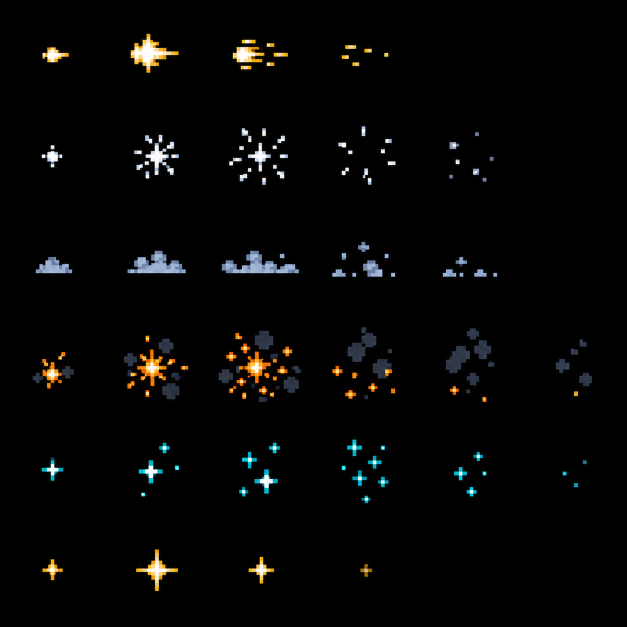
#> input picture concept-art/env-sunnyvale/sunnyvale-effects-v1.webp, 1254 x 1254 px (shown at 1/2 size)
$ python import_pixel_effects.py ../../../concept-art/env-sunnyvale/sunnyvale-effects-v1.webp
#> lines starting #> are read from the running program, lines starting #| are printed output that depends on the picture; after the words box and inside, x2 and y2 are one past the last pixel; in counts of white or black regions, pixels touching at a corner belong together
### game/tools/art/import_pixel_sheet.py
#!/usr/bin/env python3
"""Import a generated pixel-art asset sheet (C39) as separate pieces.

The sheet holds separate objects on a transparent background, laid out in
the prompt's reading order (art-design/environment/sunnyvale-play-plane.md).
This tool finds each object by its transparent gaps, names it by its place
in the layout grid, reduces it to the same pixel grid as the background
layers (import_pixel_layer.py: about two art pixels per generated pixel,
drawn at 1.5 world px per art pixel), aligning each piece to its own grid
because generated grids drift across a sheet, limits the whole sheet to one
shared palette, and writes assets/environment/sunnyvale/<sheet>/<piece>.png.

A sheet with a `pixel` size instead of a `block` is one whose generated
pixels came out half the requested size (the objects are the right size but
drawn with twice the pixels), and whose pixels alternate between two widths
(4 and 5 image px). Each piece then finds its own grid lines on the strongest
colour edges and keeps one art pixel per generated pixel, so the object
keeps its size and its pixels stay even (C42). A sheet drawn at the background's
pixel size (the buildings sheet, about 5.7 px) sets `upscale` 2, so each
generated pixel becomes 2 x 2 art pixels and draws as big as the campus's.
Run from the project root:
  python3 tools/art/import_pixel_sheet.py terrain
  python3 tools/art/import_pixel_sheet.py props
  python3 tools/art/import_pixel_sheet.py buildings
  python3 tools/art/import_pixel_sheet.py objects2
  python3 tools/art/import_pixel_sheet.py paving
  python3 tools/art/import_pixel_sheet.py details
  python3 tools/art/import_pixel_sheet.py foreground
  python3 tools/art/import_pixel_sheet.py story
"""
import os
import sys
from collections import deque

import numpy as np
from PIL import Image

sys.path.insert(0, os.path.dirname(os.path.abspath(__file__)))
from import_pixel_layer import REPO, OUT_DIR, reduce_blocks, make_seamless  # noqa: E402

# One entry per sheet: the source, its block (generated pixel size / 2) or
# its `pixel` (the generated pixel size, for a detected grid at one art pixel
# per generated pixel), the colours to keep, and the pieces' names by layout
# cell (rows x cols, in reading order). A piece lands in the cell its centre
# falls in. A cell may name several pieces (a list), taken top to bottom.
SHEETS = {
    "terrain": {
        "sheet": "concept-art/env-sunnyvale/sunnyvale-terrain-v1.webp", "block": 2, "colors": 96,
        "grid": (3, 3),
        "names": ["walkway", "retaining_wall", "planter_ledge",
                  "green_roof", "support_column", "stone_planter",
                  "ac_unit", "pillar", "porch_steps"],
    },
    "props": {
        "sheet": "concept-art/env-sunnyvale/sunnyvale-props-v1.webp", "pixel": 4.8, "colors": 64,
        "grid": (2, 5),
        "names": ["lamp_post", "bollard", "planter", "hedge", "glow_plant",
                  "railing", "guide_rail", "intercom", "bench", "beacon"],
    },
    "buildings": {
        "sheet": "concept-art/env-sunnyvale/sunnyvale-buildings-v1.webp", "pixel": 5.7, "upscale": 2, "colors": 64,
        "grid": (3, 3),
        "names": ["booth", "gate", "landmark",
                  "pool", "depot_door", "annex_door",
                  "projector", "terminal", ["sign_s", "sign_m", "sign_l"]],
    },
    # Pixels about 5.3 px (the campus's size), so 2 x 2 art pixels each. The
    # sheet's rows are uneven, so its four columns are the cells, each listing
    # the pieces below one another (states side by side: station, core, hatch,
    # gate; the levers share column 2).
    "objects": {
        "sheet": "concept-art/env-sunnyvale/sunnyvale-objects-v1.webp", "pixel": 5.3, "upscale": 2, "colors": 64,
        "grid": (1, 4),
        "names": [["recovery_station_off", "core_calm", "gate_locked"],
                  ["recovery_station_on", "core_alarm", "gate_open", "lever_up", "lever_down"],
                  ["workbench", "hatch_closed", "gate_shut"],
                  ["weapon_pad", "hatch_open"]],
    },
    # The walkway, platform and pit cover plus the pickups and the practice
    # target. Pixels about 7 px (coarser than the campus's), so 2 x 2 art
    # pixels each: the walkway is as thick as its collision (20 px) and a chip
    # is as big as the code-drawn one. The sheet's rows are uneven, so its six
    # columns are the cells, each listing the pieces below one another.
    "objects2": {
        "sheet": "concept-art/env-sunnyvale/sunnyvale-objects2-v1.webp", "pixel": 7.0, "upscale": 2, "colors": 48,
        "grid": (1, 6),
        "names": ["chip",
                  ["service_walkway", "chip_cluster"],
                  "keycard",
                  ["moving_platform", "med_patch", "practice_target"],
                  ["pit_cover", "evidence_folder"],
                  "chip_cache"],
    },
    # Two long seamless strips (the wet paving and the retaining wall under it),
    # generated 4 px per pixel (a 320-pixel ask came out 343 wide). Kept at one
    # art pixel per generated pixel, so the paving is as thick as the old
    # walkway (20 art rows = 30 world px). Two pieces in a 2 x 1 grid, top to
    # bottom.
    "paving": {
        "sheet": "concept-art/env-sunnyvale/sunnyvale-paving-v1.webp", "pixel": 4.0, "colors": 64,
        "grid": (2, 1),
        "names": ["paving", "wall"],
        # Each strip's first and last column are the generator's own outline
        # (see make_strip). The paving keeps its slab joint at the repeat; the
        # wall's bricks run on across it, its last 6 columns cross-faded in.
        "strips": {"paving": {"joint": True}, "wall": {"blend": 6}},
    },
    # Small ground details (decals, Sheet 8): three puddles, two cracks, a drain
    # grate, fallen leaves, a cable, a floor vent, a hose and a box. Pixels about
    # 5.5 px (the campus's size), kept at one art pixel per generated pixel (no
    # `upscale`): a puddle is then about 73 world px wide and the box 37 tall.
    # The rows are uneven, so its eight columns are the cells, each listing the
    # pieces below one another. `join` grows the opaque mask this many px for
    # finding pieces, so the leaves (loose, 10 px apart) and each crack's stray
    # specks stay one piece; the box then trims back to the real pixels.
    # The story props (Sheet 14, 2026-10-11): generated on a noisy magenta
    # ground with no style reference, so its pixels are softer and finer
    # (about 3 px) than the campus's. `key` clears every pixel whose red and
    # blue both beat its green by more than that much (the magenta, and the
    # violet halo around the desk lamp, which the game draws itself). Each
    # piece's `pixel` is the generated px per art px that lands it at the old
    # code drawing's size at 1.5 world px per art px (the folder is the
    # objects2 folder's 26 x 34).
    "story": {
        "sheet": "concept-art/env-sunnyvale/sunnyvale-story-v1.webp", "key": 40, "colors": 48,
        "pixel": {"breakfast": 6.5, "portrait_desk": 6.9, "evidence_folder_v2": 7.2},
        "grid": (1, 3),
        "names": ["breakfast", "portrait_desk", "evidence_folder_v2"],
    },
    "details": {
        "sheet": "concept-art/env-sunnyvale/sunnyvale-details-v1.webp", "pixel": 5.5, "colors": 48,
        "join": 14,
        "grid": (1, 8),
        "names": ["puddle_a",
                  "leaves",
                  ["puddle_b", "hose"],
                  ["puddle_c", "cable"],
                  [],
                  ["crack_a", "box"],
                  ["crack_b", "vent"],
                  "grate"],
    },
    # The foreground sheet (Sheet 7, v2): near-black silhouettes (hedges with
    # their grass tufts, railings, bollards, benches and loose grass) laid in
    # 3 rows with irregular spacing, so the pieces are named in reading order
    # (`rows` bands top to bottom, left to right inside a band) instead of by a
    # grid cell. Generated pixels about 5 px, kept at one art pixel per
    # generated pixel; `join` keeps each hedge with its grass tuft (they touch
    # or nearly touch) while a bench next to a hedge stays two pieces.
    "foreground": {
        "sheet": "concept-art/env-sunnyvale/sunnyvale-foreground-v2.webp", "pixel": 5.0, "colors": 8,
        "join": 4, "rows": 3, "rim": (34, 52, 78),
        "names": ["hedge_a", "railing", "hedge_b", "bollard_a",
                  "grass_a", "bench_a", "hedge_c", "railing_short", "grass_b", "grass_c",
                  "hedge_long", "bollard_b", "hedge_d", "bench_b"],
    },
}


# [63 lines left out: functions join_mask, trim_boxes, find_pieces, best_offset, not called in this run]


def grid_lines(energy, pixel, slack=1.5, bend=0.15):
    """Cell borders along one axis (0 = before the first image pixel,
    len(energy) + 1 = after the last), spaced near `pixel` and chosen by
    dynamic programming to sit on the strongest colour edges. `energy[i]` is
    the edge between image pixels i and i + 1."""
    n = len(energy) + 1
    e = np.concatenate([[0.0], energy, [0.0]])
    e = e / (e.max() + 1e-6)
    lo, hi = max(2, int(np.floor(pixel - slack))), int(np.ceil(pixel + slack))
    best = np.full(n + 1, -np.inf)
    prev = np.zeros(n + 1, int)
    best[0] = 0.0
    for i in range(1, n + 1):
        if i < lo:
            best[i] = e[i]   # a short first cell in the margin
            continue
        for g in range(lo, min(hi, i) + 1):
            v = best[i - g] + e[i] - bend * (g - pixel) ** 2
            if v > best[i]:
                best[i] = v
                prev[i] = i - g
    out = [max(range(max(n - hi, 1), n + 1), key=lambda i: best[i])]
    while out[-1] > 0:
        out.append(prev[out[-1]])
    return out[::-1]


def reduce_grid(rgba, xs, ys):
    """One art pixel per grid cell, coloured like reduce_blocks(): the
    cell's median, or the average of its clearly brighter pixels (a lamp
    lens); transparent unless most of the cell is opaque."""
    out = np.zeros((len(ys) - 1, len(xs) - 1, 4), np.uint8)
    w = np.array([0.3, 0.59, 0.11], np.float32)
    for r in range(len(ys) - 1):
        for c in range(len(xs) - 1):
            cell = rgba[ys[r]:ys[r + 1], xs[c]:xs[c + 1]].reshape(-1, 4).astype(np.float32)
            seen = cell[:, 3] >= 128
            if seen.sum() * 2 < len(cell):
                continue
            rgb = cell[seen, :3]
            med = np.median(rgb, 0)
            bright = rgb @ w > med @ w + 40.0
            out[r, c, :3] = np.round(rgb[bright].mean(0) if bright.sum() >= 2 else med)
            out[r, c, 3] = 255
    return out


# [109 lines left out: functions reduce_detected, make_strip, main, not called in this run]


# [2 lines that do not run on import are left out]

### game/tools/art/import_pixel_effects.py
#!/usr/bin/env python3
"""Import the generated pixel-art effect frames (Sheet 9) as animation strips.

The sheet (concept-art/env-sunnyvale/sunnyvale-effects-v1.webp, 1254 x 1254,
RGB on plain black) is a strict 6 x 6 grid of equal cells. Each row is one
effect, read left to right, with the unused cells left black:

  1. muzzle_flash        4 frames, ivory and orange, pointing right
  2. bullet_impact       5 frames, ivory-white sparks
  3. landing_dust        5 frames, pale blue-grey, flat bottom
  4. machine_break       6 frames, orange sparks and dark smoke
  5. checkpoint_sparkle  6 frames, teal stars
  6. chip_glint          4 frames, gold four-point star

The generator draws its pixels about 6.5 px wide and lets each frame's grid
drift a little, and the black is not pure (WebP noise, and dark smoke and dim
dust only slightly brighter than it). For each frame this tool:

  1. keys the black out by colour: a pixel is clear when its brightest
     channel is at most KEY, and keeps its own colour otherwise (no
     luminance alpha, so a dark smoke puff stays dark and opaque instead of
     turning into a see-through grey);
  2. measures the generated pixel size by comb/FFT of the colour edges
     (printed per frame, pooled over the sheet), then reduces the frame to
     one art pixel per generated pixel with the grid detector of
     import_pixel_sheet.py (`grid_lines`, `reduce_grid`), so a frame keeps its
     own drifting grid;
  3. anchors every frame of an effect on one point (the muzzle's left edge, the
     floor under the dust, the centre of a burst) and pads them to a common
     frame size;
  4. limits every effect to one shared palette and writes
     assets/effects/pixel/<effect>.png (a horizontal strip, hard 1-bit alpha)
     plus assets/effects/pixel/effects.json (frame counts, sizes, anchors).

The game draws a strip with nearest filtering at ART world px per art pixel
(scripts/effects/pixel_fx.gd). Run from the project root:
  python3 tools/art/import_pixel_effects.py
  python3 tools/art/import_pixel_effects.py --measure   (only print the pixel size)
"""
import json
import os
import sys

import numpy as np
from PIL import Image

sys.path.insert(0, os.path.dirname(os.path.abspath(__file__)))
from import_pixel_layer import REPO, PROJECT  # noqa: E402
from import_pixel_sheet import grid_lines, reduce_grid  # noqa: E402

SHEET = "concept-art/env-sunnyvale/sunnyvale-effects-v1.webp"
OUT_DIR = os.path.join(PROJECT, "assets", "effects", "pixel")
GRID = 6
# A pixel is black (clear) when its brightest channel is at most this. The
# sheet's background is 0 or 1 with a rare 2 to 12 around bright edges, and the
# dimmest thing worth keeping is the dark smoke at about 45 / 54 / 70.
KEY = 14
COLORS = 48

# Row order is the effect order. `anchor` says what every frame of the effect is
# pinned on (see anchor_of): `centre` the bounding box's centre, `left` the
# bounding box's left edge at its centre height (the muzzle: the flash grows
# forward from it), `floor` the floor line under the bounding box's centre
# (dust).
EFFECTS = [
    {"name": "muzzle_flash", "anchor": "left"},
    {"name": "bullet_impact", "anchor": "centre"},
    {"name": "landing_dust", "anchor": "floor"},
    {"name": "machine_break", "anchor": "centre"},
    {"name": "checkpoint_sparkle", "anchor": "centre"},
    {"name": "chip_glint", "anchor": "centre"},
]


def edge_energy(crop):
    """Colour-edge energy per column and per row of an RGB crop."""
    rgb = crop.astype(np.float32)
    dx = np.abs(np.diff(rgb, axis=1)).sum(-1).sum(0)
    dy = np.abs(np.diff(rgb, axis=0)).sum(-1).sum(1)
    return dx, dy


def spectrum(energy, periods):
    """Magnitude of the energy signal at each candidate period (the FFT's
    fundamental of a comb of edges every `period` px)."""
    n = len(energy)
    e = energy - energy.mean()
    t = np.arange(n)
    out = []
    for p in periods:
        ph = np.exp(-2j * np.pi * t / p)
        out.append(abs((e * ph).sum()))
    return np.array(out)


def measure_pixel(frames):
    """The generated pixel size: the period whose comb the frames' colour edges
    follow best. Each frame (and each axis) is measured on its own, since
    their grids drift apart; the spectra are normalised and summed. Returns
    (pooled period, [(name, period) per frame])."""
    periods = np.arange(4.0, 9.0001, 0.02)
    pooled = np.zeros(len(periods))
    per_frame = []
    for name, crop in frames:
        dx, dy = edge_energy(crop)
        s = np.zeros(len(periods))
        for e in (dx, dy):
            sp = spectrum(e, periods)
            sp = sp / (sp.max() + 1e-6)
            s += sp
        per_frame.append((name, float(periods[int(np.argmax(s))])))
        pooled += s
    return float(periods[int(np.argmax(pooled))]), per_frame


def cells(rgb):
    """(row, col) -> the cell's RGB, for every cell that is not black."""
    h, w = rgb.shape[:2]
    out = {}
    for r in range(GRID):
        for c in range(GRID):
            cell = rgb[r * h // GRID:(r + 1) * h // GRID, c * w // GRID:(c + 1) * w // GRID]
            if (cell.max(-1) > KEY).sum() >= 12:
                out[(r, c)] = cell
    return out


def keyed(cell):
    """The cell as RGBA: black keyed out by colour, every other pixel kept."""
    rgba = np.zeros(cell.shape[:2] + (4,), np.uint8)
    rgba[..., :3] = cell
    rgba[..., 3] = np.where(cell.max(-1) > KEY, 255, 0)
    rgba[rgba[..., 3] == 0, :3] = 0
    return rgba


def reduce_frame(cell, pixel):
    """One art pixel per generated pixel, trimmed to the opaque bounds."""
    rgba = keyed(cell)
    rgb = rgba[..., :3].astype(np.float32)
    solid = (rgba[..., 3] > 128).astype(np.float32)
    dx = (np.abs(np.diff(rgb, axis=1)).sum(-1) + 255.0 * np.abs(np.diff(solid, axis=1))).sum(0)
    dy = (np.abs(np.diff(rgb, axis=0)).sum(-1) + 255.0 * np.abs(np.diff(solid, axis=0))).sum(1)
    art = reduce_grid(rgba, grid_lines(dx, pixel), grid_lines(dy, pixel))
    ys, xs = np.nonzero(art[..., 3])
    return art[ys.min():ys.max() + 1, xs.min():xs.max() + 1]


def main_bottom(frame):
    """The floor line of a dust frame: the bottom of its main mass (a row
    counts when it holds at least a third of the widest row's pixels), so a few
    crumbs that fall below it do not move the line."""
    count = (frame[..., 3] > 0).sum(1)
    return int(np.nonzero(count * 3 >= count.max())[0].max()) + 1


def anchor_of(kind, frame):
    """The point of the frame (x, y in art px from its top left) that every
    frame of the effect is pinned on."""
    h, w = frame.shape[:2]
    if kind == "left":
        return 0, h // 2
    if kind == "floor":
        return w // 2, main_bottom(frame)
    return w // 2, h // 2


def build_strip(frames, kind):
    """Pads the frames to one size around their common anchor. Returns the
    strip (h, n * w, 4), the frame size and the anchor in the frame."""
    anchors = [anchor_of(kind, f) for f in frames]
    left = max(a[0] for a in anchors)
    up = max(a[1] for a in anchors)
    right = max(f.shape[1] - a[0] for f, a in zip(frames, anchors))
    down = max(f.shape[0] - a[1] for f, a in zip(frames, anchors))
    fw, fh = left + right, up + down
    strip = np.zeros((fh, fw * len(frames), 4), np.uint8)
    for i, (f, a) in enumerate(zip(frames, anchors)):
        ox, oy = i * fw + left - a[0], up - a[1]
        strip[oy:oy + f.shape[0], ox:ox + f.shape[1]] = f
    return strip, (fw, fh), (left, up)


def main():
    measure_only = "--measure" in sys.argv
    src = np.asarray(Image.open(os.path.join(REPO, SHEET)).convert("RGB"))
#> src is the input picture: shape (1254, 1254, 3); mean R, G, B 5.7, 5.6, 4.9
    grid = cells(src)
#> after the loop in cells, `for r in range(GRID):`: out = 30 items
#> grid = 30 items
    frames_in = []
    for r, fx in enumerate(EFFECTS):
        cols = [c for c in range(GRID) if (r, c) in grid]
        assert cols == list(range(len(cols))), "%s: frames must be contiguous from the left" % fx["name"]
        fx["cols"] = cols
        for c in cols:
            frames_in.append(("%s %d" % (fx["name"], c + 1), grid[(r, c)]))
#> this loop made 6 passes
#> cols on passes 1 to 6: [0, 1, 2, 3], [0, 1, 2, 3, 4], [0, 1, 2, 3, 4], [0, 1, 2, 3, 4, 5], [0, 1, 2, 3, 4, 5], [0, 1, 2, 3]
#> after the loop, frames_in = 30 items
    pooled, per_frame = measure_pixel(frames_in)
#> the loop in measure_pixel, `for name, crop in frames:` made 30 passes
#> name on passes 1 to 8: 'muzzle_flash 1', 'muzzle_flash 2', 'muzzle_flash 3', 'muzzle_flash 4', 'bullet_impact 1', 'bullet_impact 2', 'bullet_impact 3', 'bullet_impact 4'
#> pass 1, in edge_energy, `rgb = crop.astype(np.float32)`:
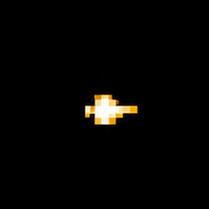
#> rgb: shape (209, 209, 3) float32; mean of channels 0, 1, 2 5.4, 4.6, 3.1; drawn as R, G, B
#> pass 2, in edge_energy (call 2), `rgb = crop.astype(np.float32)`:
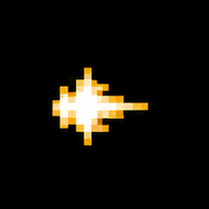
#> rgb: shape (209, 209, 3) float32; mean of channels 0, 1, 2 17.6, 15.2, 10; drawn as R, G, B
#> pass 3, in edge_energy (call 3), `rgb = crop.astype(np.float32)`:
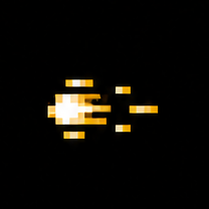
#> rgb: shape (209, 209, 3) float32; mean of channels 0, 1, 2 12.9, 10.8, 6.2; drawn as R, G, B
#> after the loop in measure_pixel, `for name, crop in frames:`: per_frame = 30 items, first 6: ('muzzle_flash 1', 6.02), ('muzzle_flash 2', 7.88), ('muzzle_flash 3', 7.44), ('muzzle_flash 4', 6.6), ('bullet_impact 1', 6.4), ('bullet_impact 2', 6.78); pooled = 251 values, max 41.75 at index 131, min 11.22 at index 28, mean 27.57
#> pooled = 6.62
    print("generated pixel size, pooled over %d frames: %.2f px" % (len(frames_in), pooled))
#| generated pixel size, pooled over 30 frames: 6.62 px
    print("per frame: " + ", ".join("%s %.2f" % (n.split()[0][:4] + n.split()[1], p) for n, p in per_frame))
#> (printed output is left out)
    if measure_only:
        return
    pixel = round(pooled, 1)
#> pixel = 6.6
    reduced = {}
    for r, fx in enumerate(EFFECTS):
        reduced[fx["name"]] = [reduce_frame(grid[(r, c)], pixel) for c in fx["cols"]]
#> this loop made 6 passes
#> pass 1, in reduce_frame, `rgba = keyed(cell)`:
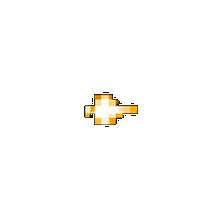
#> rgba: shape (209, 209, 4); mean of channels 0, 1, 2, 3 5.2, 4.5, 3, 6.3; transparent parts drawn white
#> pass 1, in reduce_frame, `solid = (rgba[..., 3] > 128).astype(np.float32)`:
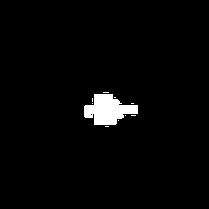
#> solid: shape (209, 209) float32; values 0 (black) and 1 (white), 2.5% white; 10 white regions (9 under 20 px), largest, box (x1, y1, x2, y2) and area: (84, 94, 138, 125) 1052
#> after the loop, reduced = 6 items
    strips = {}
    for fx in EFFECTS:
        strips[fx["name"]] = build_strip(reduced[fx["name"]], fx["anchor"])
#> this loop made 6 passes
#> (anchors in build_strip, left in build_strip, up in build_strip, right in build_strip, down in build_strip, fw in build_strip, fh in build_strip) on passes 1, 2, 4, 5, 6: ([(0, 2), (0, 6), (0, 4), (0, 3)], 0, 6, 15, 6, 15, 12), ([(3, 3), (7, 6), (9, 8), (8, 9), (6, 7)], 9, 9, 9, 9, 18, 18), ([(6, 5), (10, 9), (12, 11), (9, 11), (7, 11), (5, 8)], 12, 11, 12, 12, 24, 23), ([(3, 3), (6, 8), (6, 8), (7, 9), (4, 6), (3, 4)], 7, 9, 7, 10, 14, 19), ([(3, 3), (6, 6), (3, 3), (1, 1)], 6, 6, 7, 6, 13, 12)
#> (the rest of the program and of its run is left out)
